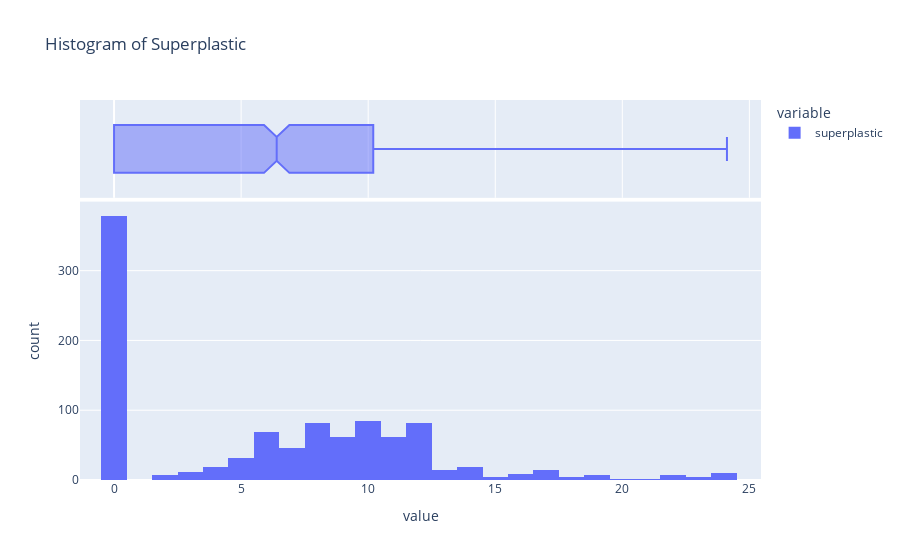

This figure's notebook cell:
### Code cell
fix_z_score(df.superplastic,3)
fig=px.histogram(df.superplastic,title="Histogram of Superplastic",marginal="box")
fig.show()

### Figure 1 — Plotly figure (JSON) as saved in the notebook; plotly's stock layout.template omitted (floating-point values rounded to 4 significant figures; data arrays with more than 128 entries replaced by an {"elided": "..."} marker saying what was removed)
{"data": [{"alignmentgroup": "True", "bingroup": "x", "hovertemplate": "variable=superplastic<br>value=%{x}<br>count=%{y}<extra></extra>", "legendgroup": "superplastic", "marker": {"color": "#636efa", "pattern": {"shape": ""}}, "name": "superplastic", "offsetgroup": "superplastic", "orientation": "v", "showlegend": true, "type": "histogram", "x": {"elided": "1030 float values"}, "xaxis": "x", "yaxis": "y"}, {"alignmentgroup": "True", "hovertemplate": "variable=superplastic<br>value=%{x}<extra></extra>", "legendgroup": "superplastic", "marker": {"color": "#636efa"}, "name": "superplastic", "notched": true, "offsetgroup": "superplastic", "showlegend": false, "type": "box", "x": {"elided": "1030 float values"}, "xaxis": "x2", "yaxis": "y2"}], "layout": {"barmode": "relative", "legend": {"title": {"text": "variable"}, "tracegroupgap": 0}, "title": {"text": "Histogram of Superplastic"}, "xaxis": {"anchor": "y", "domain": [0, 1], "title": {"text": "value"}}, "xaxis2": {"anchor": "y2", "domain": [0, 1], "matches": "x", "showgrid": true, "showticklabels": false}, "yaxis": {"anchor": "x", "domain": [0, 0.7326], "title": {"text": "count"}}, "yaxis2": {"anchor": "x2", "domain": [0.7426, 1], "matches": "y2", "showgrid": false, "showline": false, "showticklabels": false, "ticks": ""}}}
